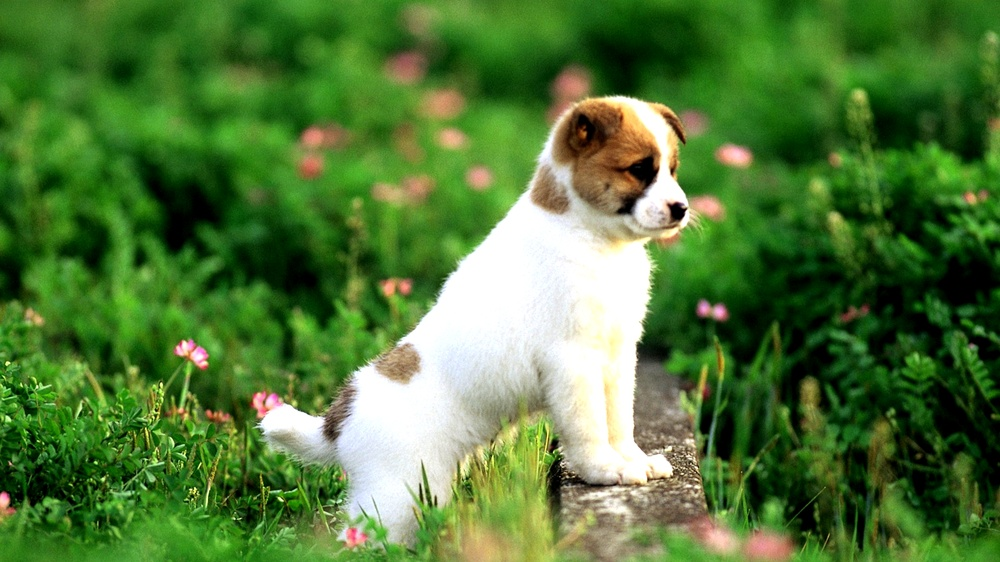
#> input picture Cv tests/dog.jpg, 1000 x 562 px, shrunk from 1920 x 1080 before the run
$ python img_convert.py
#> lines starting #> are read from the running program, lines starting #| are printed output that depends on the picture
import cv2

image = cv2.imread('dog.jpg')
#> image is the input picture: shape (562, 1000, 3); mean B, G, R 56.8, 120.4, 81
#gray = cv2.cvtColor(image, cv2.COLOR_BGR2GRAY)
#dst_gray, dst_color = cv2.pencilSketch(image, sigma_s=60, sigma_r=0.07, shade_factor=0.05)
dst = cv2.stylization(image, sigma_s=60, sigma_r=0.01)
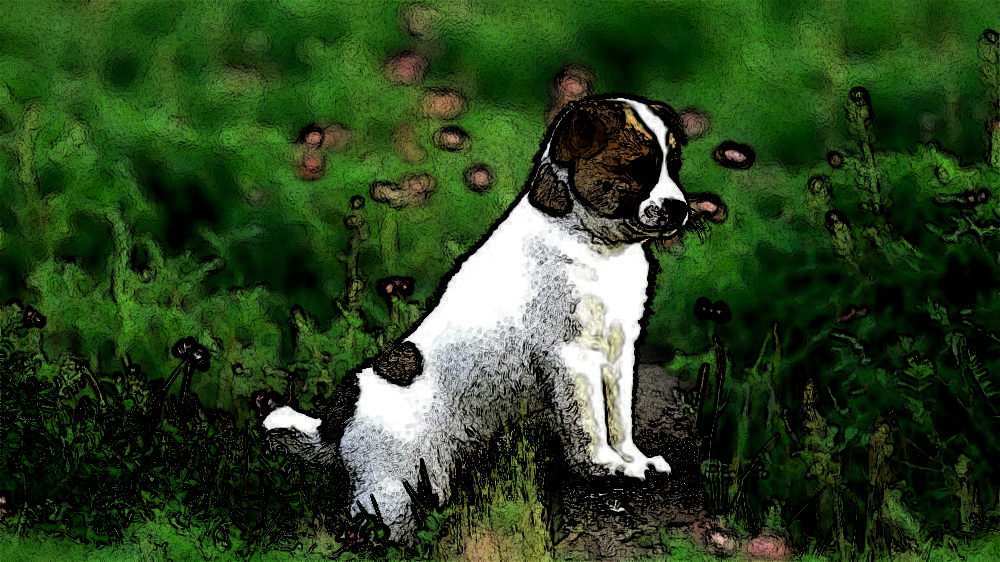
#> dst: shape (562, 1000, 3); mean B, G, R 33, 68.6, 44.3
cv2.imshow('Output', dst)
cv2.waitKey(0)
cv2.destroyAllWindows()

$ run again, with Cv tests/img0.jpg copied over Cv tests/dog.jpg
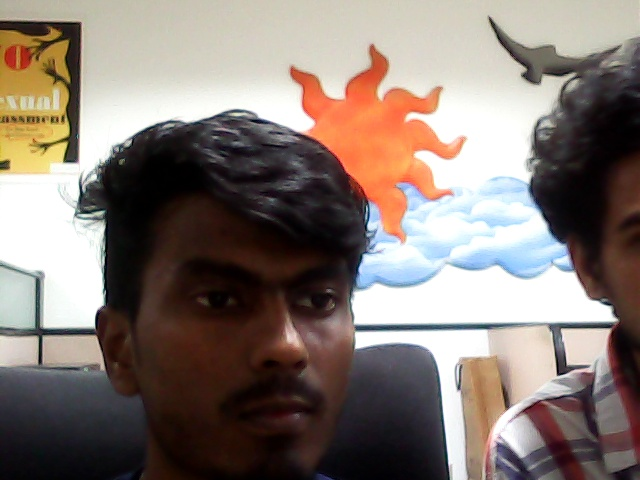
#> input picture Cv tests/img0.jpg, 640 x 480 px
#> image is the input picture: shape (480, 640, 3); mean B, G, R 114.8, 121.7, 134.1
#> `dst = cv2.stylization(image, sigma_s=60, sigma_r=0.01)`:
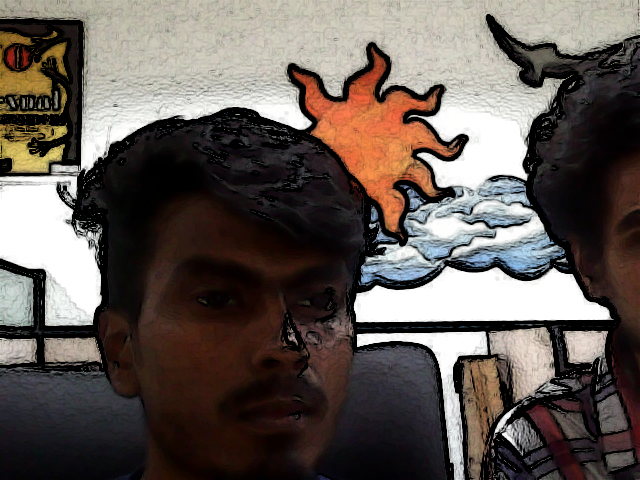
#> dst: shape (480, 640, 3); mean B, G, R 84.7, 90, 99
